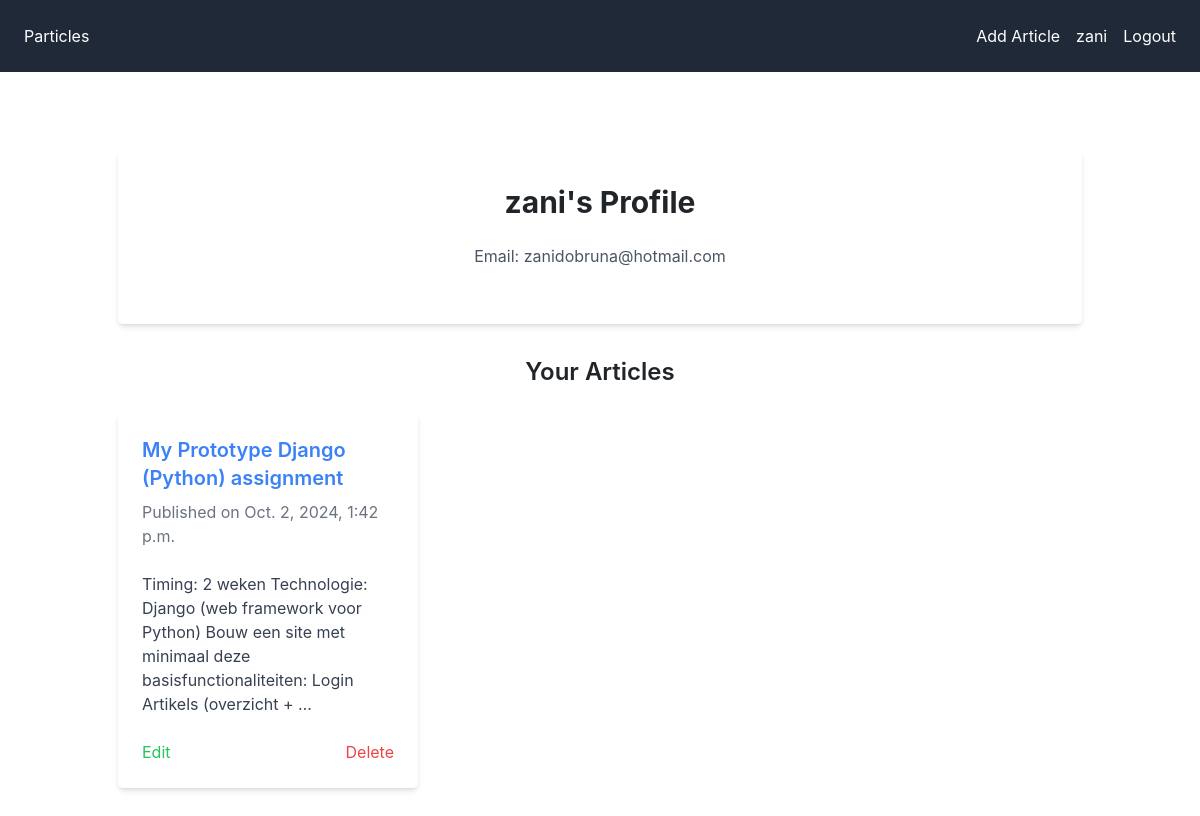
The page /accounts/profile/ (signed in) on the database as committed earlier.
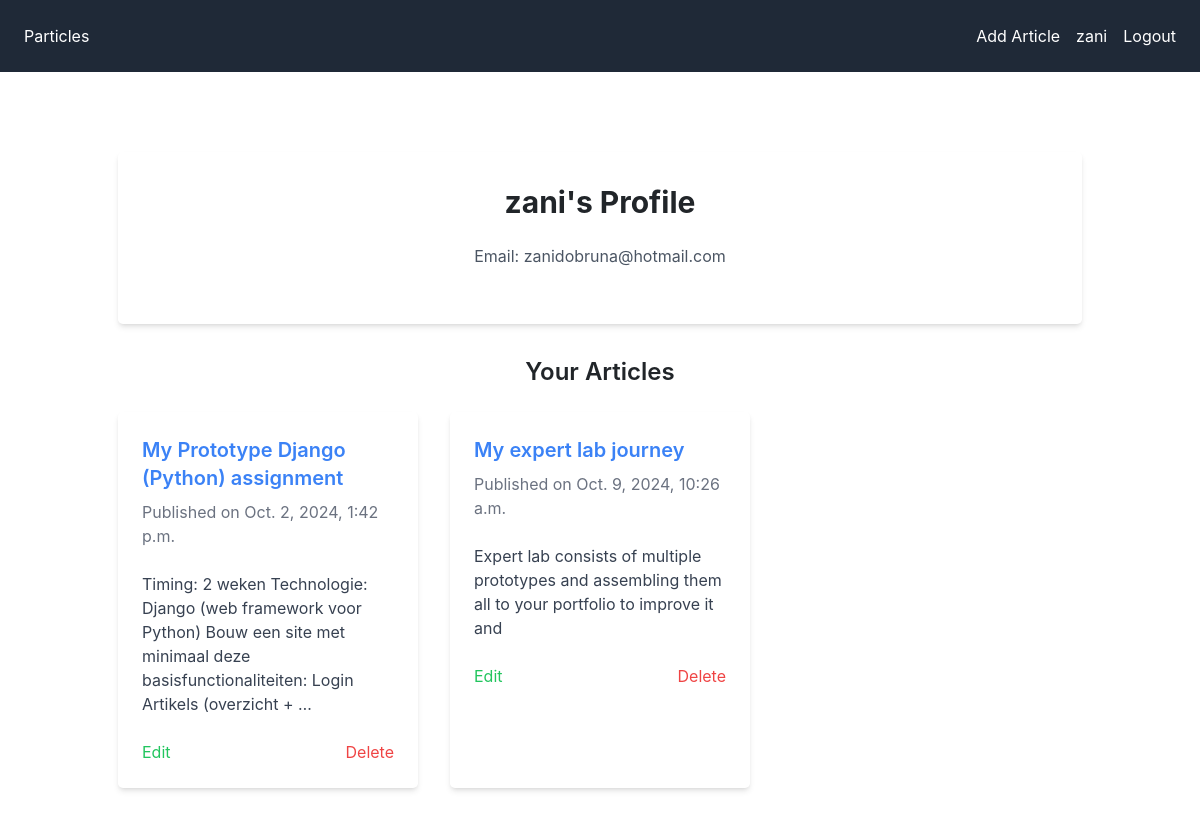
The same page on the database as committed later.
### mysite/models.py (models this page shows, shortened)
class Article(models.Model):
    title = models.CharField(max_length=255)
    content = models.TextField()
    author = models.ForeignKey('auth.User', on_delete=models.CASCADE)
    created_at = models.DateTimeField(auto_now_add=True)
    updated_at = models.DateTimeField(auto_now=True)
    history = HistoricalRecords()

### mysite/views.py (the view)
# urls.py: path('accounts/profile/', views.profile, name='profile'),
@login_required
def profile(request):
    return render(request, 'profile.html')

### mysite/templates/profile.html (shortened to what this page needs)
{% extends "base.html" %}
{% block content %}
<div class="container mx-auto py-12">
    <div class="bg-white shadow-md rounded-lg p-8 text-center">
        <h1 class="text-3xl font-bold mb-4">{{ request.user.username }}'s Profile</h1>
        <p class="text-gray-600 mb-6">Email: {{ request.user.email }}</p>
    </div>
    <div class="mt-8">
        <h2 class="text-2xl font-semibold mb-4 text-center">Your Articles</h2>
        {% if request.user.article_set.all %}
        <div class="grid grid-cols-1 md:grid-cols-2 lg:grid-cols-3 gap-8">
            {% for article in request.user.article_set.all %}
                <div class="bg-white shadow-md rounded-lg p-6 hover:shadow-lg transition duration-300">
                    <h3 class="text-xl font-semibold mb-2">
                        <a href="{% url 'article_detail' article.id %}" class="text-blue-500 hover:underline">
                            {{ article.title }}
                        </a>
                    </h3>
                    <p class="text-gray-500 mb-4">Published on {{ article.created_at }}</p>
                    <p class="text-gray-700">{{ article.content|truncatewords:20 }}</p>
                    <div class="mt-4 flex justify-between">
                        <a href="{% url 'edit_article' article.id %}" class="text-green-500 hover:underline">Edit</a>
                        <a href="{% url 'delete_article' article.id %}" class="text-red-500 hover:underline">Delete</a>
                    </div>
                </div>
            {% empty %}
                <p class="text-gray-600 text-center">You haven't written any articles yet.</p>
            {% endfor %}
        </div>
        {% endif %}
    </div>
</div>
{% endblock %}

Rows that differ between the two databases and show on the page:
added Article: title "My expert lab journey", created_at "Oct. 9, 2024, 10:26 a.m.", content "Expert lab consists of multiple prototypes and assembling them all to your portfolio to improve it and"
